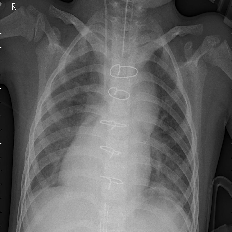
#> input picture lab02/task1_chest_xray/data/PNEUMONIA_10.png, 232 x 232 px, found by its file name
$ jupyter execute xray_pipeline.ipynb   (shell and % lines are left out)
#> lines starting #> are read from the running program, lines starting #| are printed output that depends on the picture; after the words box and inside, x2 and y2 are one past the last pixel; in counts of white or black regions, pixels touching at a corner belong together
# Chest X-Ray Preprocessing Pipeline
**Assignment:** Pulmonary Imaging Lab — Pneumonia Detection

Operations covered:
1. Load & Display
2. Histogram Equalization
3. Color Mapping (COLORMAP_JET)
4. Color Balance
5. Color Filtering / Thresholding
6. Logarithmic Transformation
7. Power-Law (Gamma) Transformation

[cell 1]

import cv2
import numpy as np
import matplotlib.pyplot as plt
import matplotlib.gridspec as gridspec
from google.colab import files
import urllib.request, os

print('cv2:', cv2.__version__)
print('numpy:', np.__version__)

[cell 2]
# uploaded = files.upload()
# IMAGE_PATH = list(uploaded.keys())[0]

IMAGE_PATH = '/content/PNEUMONIA_10.png'
print(f'Using existing file: {IMAGE_PATH}')

[cell 3]
UNDEREXPOSE_FACTOR = 0.35

bgr      = cv2.imread(IMAGE_PATH)
#> bgr is the input picture: shape (232, 232, 3); min 0, max 255, mean 98.6
raw_gray = cv2.cvtColor(bgr, cv2.COLOR_BGR2GRAY)

# simulate underexposure
underexposed = np.clip(raw_gray.astype(np.float32) * UNDEREXPOSE_FACTOR,
                       0, 255).astype(np.uint8)
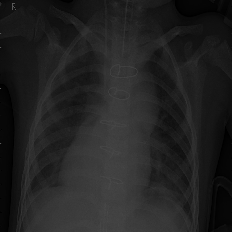
#> underexposed: shape (232, 232); min 0, max 89, mean 34

print(f'Image shape : {raw_gray.shape}  dtype: {raw_gray.dtype}')
#| Image shape : (232, 232)  dtype: uint8
print(f'Raw   — min={raw_gray.min():3d}  max={raw_gray.max():3d}  mean={raw_gray.mean():.1f}')
#| Raw   — min=  0  max=255  mean=98.6
print(f'Under — min={underexposed.min():3d}  max={underexposed.max():3d}  mean={underexposed.mean():.1f}')
#| Under — min=  0  max= 89  mean=34.0

fig, axes = plt.subplots(1, 2, figsize=(12, 5))
axes[0].imshow(raw_gray,    cmap='gray'); axes[0].set_title('Raw Grayscale',         fontsize=13); axes[0].axis('off')
axes[1].imshow(underexposed,cmap='gray'); axes[1].set_title('Simulated Underexposure',fontsize=13); axes[1].axis('off')
plt.suptitle('Operation 1 — Load & Display', fontsize=15, fontweight='bold')
plt.tight_layout(); plt.show()
#> after `plt.tight_layout()`:
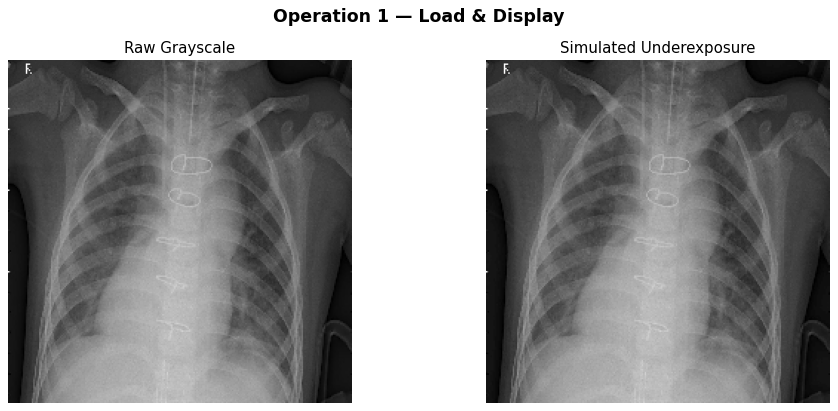
#> figure drawn by matplotlib, 2 panels

[cell 4]
equalized = cv2.equalizeHist(underexposed)
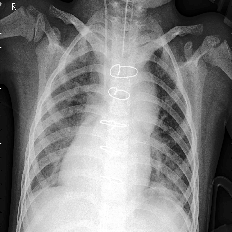
#> equalized: shape (232, 232); min 0, max 255, mean 129.5

# side-by-side histogram
fig, axes = plt.subplots(2, 2, figsize=(14, 8))

axes[0][0].imshow(underexposed, cmap='gray'); axes[0][0].set_title('Underexposed'); axes[0][0].axis('off')
axes[0][1].imshow(equalized,    cmap='gray'); axes[0][1].set_title('After Histogram Equalization'); axes[0][1].axis('off')

axes[1][0].hist(underexposed.ravel(), bins=256, range=(0,255), color='steelblue')
axes[1][0].set_title('Histogram — Underexposed'); axes[1][0].set_xlabel('Intensity'); axes[1][0].set_ylabel('Count')

axes[1][1].hist(equalized.ravel(), bins=256, range=(0,255), color='tomato')
axes[1][1].set_title('Histogram — Equalized'); axes[1][1].set_xlabel('Intensity')

plt.suptitle('Operation 2 — Histogram Equalization', fontsize=15, fontweight='bold')
plt.tight_layout(); plt.show()
#> after `plt.tight_layout()`:
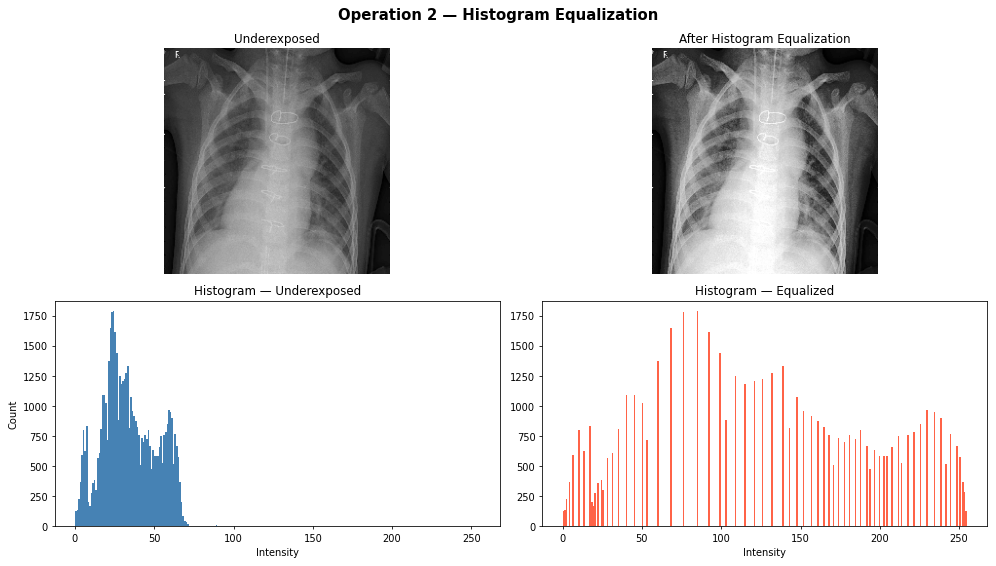
#> figure drawn by matplotlib, 4 panels; panel 3: tallest bar 1788 high, from x = 23.91 to 24.9; panel 4: tallest bar 1788 high, from x = 84.67 to 85.66
print(f'Mean before: {underexposed.mean():.1f}  →  after: {equalized.mean():.1f}')
#| Mean before: 34.0  →  after: 129.5

[cell 5]
jet_bgr = cv2.applyColorMap(equalized, cv2.COLORMAP_JET)
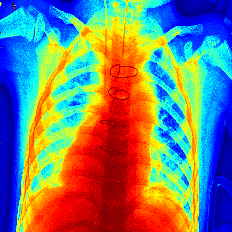
#> jet_bgr: shape (232, 232, 3); mean B, G, R 117.6, 128.7, 121.3
jet_rgb = cv2.cvtColor(jet_bgr, cv2.COLOR_BGR2RGB)

fig, axes = plt.subplots(1, 2, figsize=(13, 5))
axes[0].imshow(equalized, cmap='gray'); axes[0].set_title('Equalized Grayscale'); axes[0].axis('off')
axes[1].imshow(jet_rgb);                axes[1].set_title('COLORMAP_JET Heatmap'); axes[1].axis('off')
plt.suptitle('Operation 3 — False-Color Heatmap (COLORMAP_JET)', fontsize=15, fontweight='bold')
plt.tight_layout(); plt.show()

[cell 6]
bgr_f   = jet_bgr.astype(np.float32)
means   = [bgr_f[:,:,c].mean() for c in range(3)]
#> means = [117.6, 128.7, 121.3]
gm      = np.mean(means)
#> gm = 122.6

balanced_bgr = bgr_f.copy()
for c in range(3):
    balanced_bgr[:,:,c] = np.clip(bgr_f[:,:,c] + (gm - means[c]), 0, 255)
balanced_bgr = balanced_bgr.astype(np.uint8)
balanced_rgb = cv2.cvtColor(balanced_bgr, cv2.COLOR_BGR2RGB)

print(f'Channel means — B:{means[0]:.1f}  G:{means[1]:.1f}  R:{means[2]:.1f}  global:{gm:.1f}')
#| Channel means — B:117.6  G:128.7  R:121.3  global:122.6

fig, axes = plt.subplots(1, 2, figsize=(13, 5))
axes[0].imshow(jet_rgb);     axes[0].set_title('Before Color Balance'); axes[0].axis('off')
axes[1].imshow(balanced_rgb);axes[1].set_title('After Color Balance');  axes[1].axis('off')
plt.suptitle('Operation 4 — Color Balance (Gray-World)', fontsize=15, fontweight='bold')
plt.tight_layout(); plt.show()

[cell 7]
DENSE_THRESHOLD = 200

_, mask      = cv2.threshold(equalized, DENSE_THRESHOLD, 255, cv2.THRESH_BINARY)
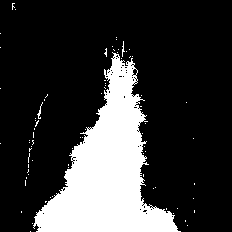
#> mask: shape (232, 232); 21.6% white; 77 white regions (74 under 20 px), largest, box (x1, y1, x2, y2) and area: (33, 52, 181, 232) 11427, (37, 102, 43, 119) 28, (122, 41, 125, 57) 21
dense_masked = cv2.bitwise_and(equalized, equalized, mask=mask)
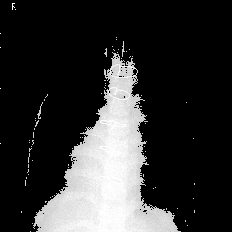
#> dense_masked: shape (232, 232); min 0, max 255, mean 49.5

pct = 100 * np.sum(mask == 255) / equalized.size
#> pct = 21.63
print(f'Threshold={DENSE_THRESHOLD} → {pct:.1f}% of pixels retained (dense tissue)')
#| Threshold=200 → 21.6% of pixels retained (dense tissue)

fig, axes = plt.subplots(1, 3, figsize=(16, 5))
axes[0].imshow(equalized,    cmap='gray'); axes[0].set_title('Equalized Input');      axes[0].axis('off')
axes[1].imshow(mask,         cmap='gray'); axes[1].set_title(f'Binary Mask (T={DENSE_THRESHOLD})'); axes[1].axis('off')
axes[2].imshow(dense_masked, cmap='gray'); axes[2].set_title('Dense Tissue Only');    axes[2].axis('off')
plt.suptitle('Operation 5 — Dense Tissue Thresholding', fontsize=15, fontweight='bold')
plt.tight_layout(); plt.show()

[cell 8]
LOG_C = 1.0

log_img  = LOG_C * np.log1p(underexposed.astype(np.float32))  # log1p = log(1+x)
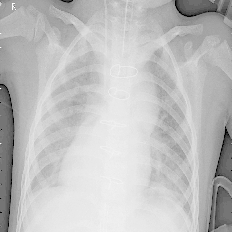
#> log_img: shape (232, 232) float32; min 0, max 4.5, mean 3.39; drawn with min black and max white
log_out  = (log_img / log_img.max() * 255).astype(np.uint8)

print(f'Log transform — input mean={underexposed.mean():.1f}  output mean={log_out.mean():.1f}')
#| Log transform — input mean=34.0  output mean=191.9

fig, axes = plt.subplots(1, 2, figsize=(13, 5))
axes[0].imshow(underexposed, cmap='gray'); axes[0].set_title('Raw Underexposed'); axes[0].axis('off')
axes[1].imshow(log_out,      cmap='gray'); axes[1].set_title('After Log Transform — faint ribcage edges visible'); axes[1].axis('off')
plt.suptitle('Operation 6 — Logarithmic Transformation', fontsize=15, fontweight='bold')
plt.tight_layout(); plt.show()

[cell 9]
GAMMA = 0.45

normalized = underexposed.astype(np.float32) / 255.0
gamma_out  = np.clip(np.power(normalized, GAMMA) * 255.0, 0, 255).astype(np.uint8)
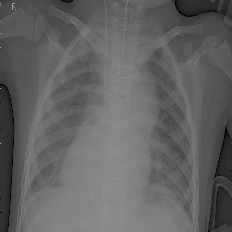
#> gamma_out: shape (232, 232); min 0, max 158, mean 98.5

print(f'Gamma={GAMMA} — input mean={underexposed.mean():.1f}  output mean={gamma_out.mean():.1f}')
#| Gamma=0.45 — input mean=34.0  output mean=98.5

fig, axes = plt.subplots(1, 3, figsize=(18, 5))
axes[0].imshow(underexposed, cmap='gray'); axes[0].set_title('Raw Underexposed');   axes[0].axis('off')
axes[1].imshow(gamma_out,    cmap='gray'); axes[1].set_title(f'Gamma γ={GAMMA} — soft tissue clearer'); axes[1].axis('off')
axes[2].imshow(equalized,    cmap='gray'); axes[2].set_title('HE Equalized (comparison)'); axes[2].axis('off')
plt.suptitle('Operation 7 — Power-Law (Gamma) Transformation', fontsize=15, fontweight='bold')
plt.tight_layout(); plt.show()

[cell 10]
fig = plt.figure(figsize=(20, 12), facecolor='#0d0d0d')
fig.suptitle('Full X-Ray Preprocessing Pipeline', fontsize=18, fontweight='bold', color='white')
gs = gridspec.GridSpec(2, 4, figure=fig, hspace=0.35, wspace=0.08)

panels = [
    ('Op1 · Raw Grayscale',           raw_gray,     'gray'),
    ('Op2 · Histogram Equalization',   equalized,    'gray'),
    ('Op3 · COLORMAP_JET',             jet_rgb,       None),
    ('Op4 · Color Balance',            balanced_rgb,  None),
    ('Op5 · Dense Tissue Mask',        dense_masked, 'gray'),
    ('Op6 · Log Transform',            log_out,      'gray'),
    (f'Op7 · Gamma (γ={GAMMA})',       gamma_out,    'gray'),
    ('Op1 · Underexposed (input)',     underexposed, 'gray'),
]

for i, (title, img, cmap) in enumerate(panels):
    ax = fig.add_subplot(gs[i // 4, i % 4])
    ax.imshow(img, cmap=cmap) if cmap else ax.imshow(img)
    ax.set_title(title, color='#00cfff', fontsize=10, fontweight='bold', pad=6)
    ax.axis('off')
#> this loop made 8 passes
#> (title, cmap) on passes 1 to 8: ('Op1 · Raw Grayscale', 'gray'), ('Op2 · Histogram Equalization', 'gray'), ('Op3 · COLORMAP_JET', None), ('Op4 · Color Balance', None), ('Op5 · Dense Tissue Mask', 'gray'), ('Op6 · Log Transform', 'gray'), ('Op7 · Gamma (γ=0.45)', 'gray'), ('Op1 · Underexposed (input)', 'gray')

plt.show()
